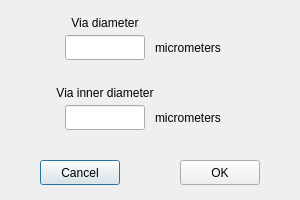
<?xml version="1.0" encoding="UTF-8"?>
<ui version="4.0">
 <class>LocalOptions</class>
 <widget class="QDialog" name="LocalOptions">
  <property name="geometry">
   <rect>
    <x>0</x>
    <y>0</y>
    <width>300</width>
    <height>200</height>
   </rect>
  </property>
  <property name="windowTitle">
   <string>Via Options</string>
  </property>
  <widget class="QPushButton" name="cancelButton">
   <property name="geometry">
    <rect>
     <x>40</x>
     <y>160</y>
     <width>80</width>
     <height>25</height>
    </rect>
   </property>
   <property name="text">
    <string>Cancel</string>
   </property>
  </widget>
  <widget class="QPushButton" name="okButton">
   <property name="geometry">
    <rect>
     <x>180</x>
     <y>160</y>
     <width>80</width>
     <height>25</height>
    </rect>
   </property>
   <property name="text">
    <string>OK</string>
   </property>
  </widget>
  <widget class="QLineEdit" name="viaDiameterLineEdit">
   <property name="geometry">
    <rect>
     <x>65</x>
     <y>35</y>
     <width>80</width>
     <height>25</height>
    </rect>
   </property>
   <property name="alignment">
    <set>Qt::AlignCenter</set>
   </property>
  </widget>
  <widget class="QLineEdit" name="viaInnerDiameterLineEdit">
   <property name="geometry">
    <rect>
     <x>65</x>
     <y>105</y>
     <width>80</width>
     <height>25</height>
    </rect>
   </property>
   <property name="alignment">
    <set>Qt::AlignCenter</set>
   </property>
  </widget>
  <widget class="QLabel" name="viaDiameterLabel">
   <property name="geometry">
    <rect>
     <x>45</x>
     <y>10</y>
     <width>120</width>
     <height>25</height>
    </rect>
   </property>
   <property name="text">
    <string>Via diameter</string>
   </property>
   <property name="alignment">
    <set>Qt::AlignCenter</set>
   </property>
  </widget>
  <widget class="QLabel" name="viaDiameterLabel2">
   <property name="geometry">
    <rect>
     <x>155</x>
     <y>35</y>
     <width>100</width>
     <height>25</height>
    </rect>
   </property>
   <property name="text">
    <string>micrometers</string>
   </property>
  </widget>
  <widget class="QLabel" name="viaInnerDiameterLabel2">
   <property name="geometry">
    <rect>
     <x>155</x>
     <y>105</y>
     <width>100</width>
     <height>25</height>
    </rect>
   </property>
   <property name="text">
    <string>micrometers</string>
   </property>
  </widget>
  <widget class="QLabel" name="viaInnerDiameterLabel">
   <property name="geometry">
    <rect>
     <x>35</x>
     <y>80</y>
     <width>140</width>
     <height>25</height>
    </rect>
   </property>
   <property name="text">
    <string>Via inner diameter</string>
   </property>
   <property name="alignment">
    <set>Qt::AlignCenter</set>
   </property>
  </widget>
 </widget>
 <resources/>
 <connections/>
</ui>
